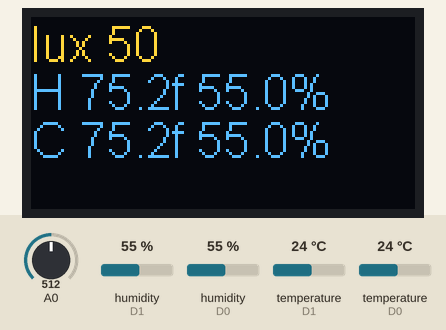
Simulated run of this sketch. Board: ESP8266 (NodeMCU). On the bench: 128×64 one-colour display. The test bench sets the inputs (shaded band); at power-on: humidity (sensors on D1, D0) 55 %, A0 = 512, temperature (sensors on D1, D0) 24 °C. The OLED is the two-colour kind (top 16 rows yellow); WiFi joins after 1.5 s; servers stay silent unless stated; what the sketch prints to the serial monitor is not drawn.

Above: at 4.7 s.
4.8 s: humidity (sensor on D1) set to 22 %
At 6.1 s:
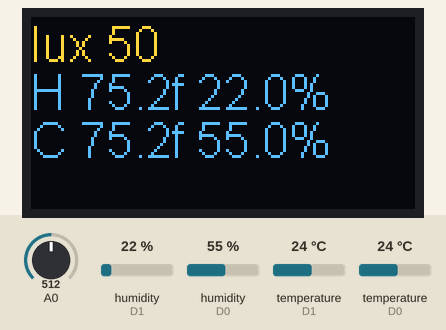
7.1 s: humidity (sensor on D0) set to 22 %
At 8.9 s:
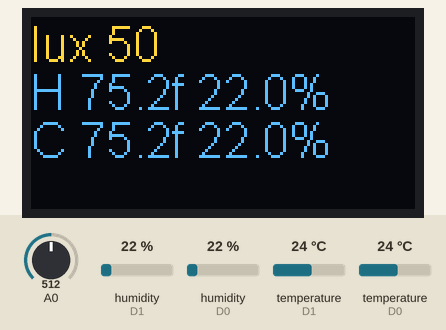
9.2 s: A0 set to 716
At 10.6 s:
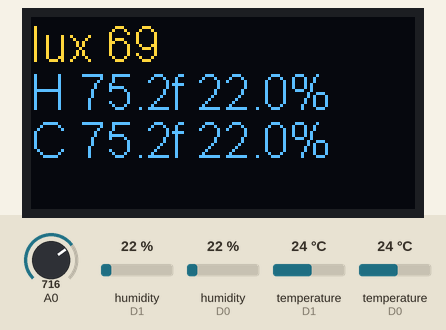
11.3 s: temperature (sensor on D1) set to 12 °C
At 12.3 s:
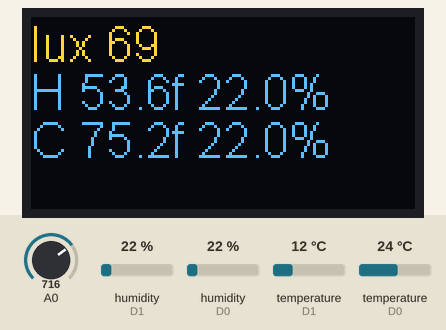
13.4 s: temperature (sensor on D0) set to 12 °C
At 15.2 s:
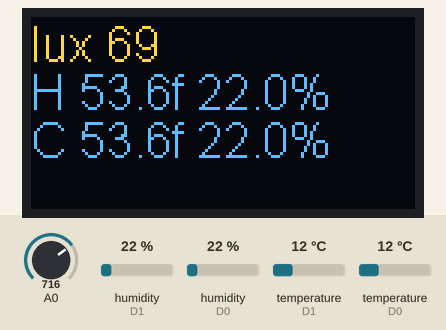
15.5 s: A0 set to 992
At 16.8 s:
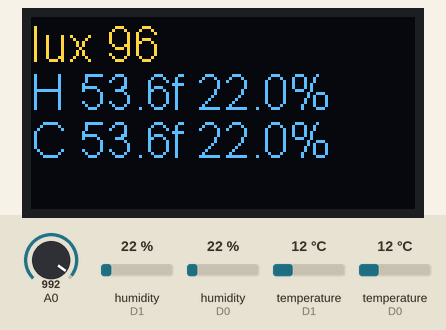
Timing chart, 0 to 18.5 s (numbered marks = the images above; inputs shaded):
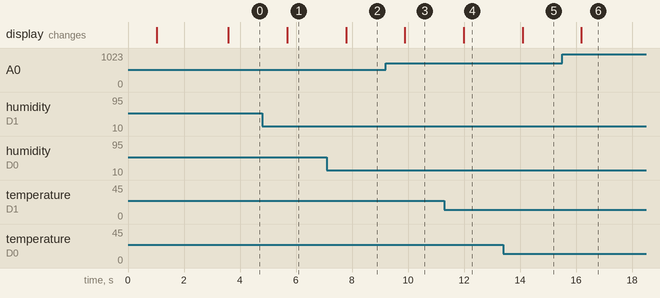

Measured:
- after the input at 4.8 s, the display: changes after 0.88 s (image 1)
- after the input at 7.1 s, the display: changes after 0.69 s (image 2)
- after the input at 9.2 s, the display: changes after 0.69 s (image 3)
- after the input at 11.3 s, the display: changes after 0.69 s (image 4)
- after the input at 13.4 s, the display: changes after 0.69 s (image 5)
- after the input at 15.5 s, the display: changes after 0.69 s (image 6)

The sketch:

gecko-tank.ino
```cpp
/*
  Gecko tank monitor.

  Monitors one dht22 and an LDR (light dependent resistor).
  Updates oled temp and humidity display every second.
  Posts sensor values to Thingspeak every 5 minutes.

  Requirements:
  - NodeMCU V2.0
  - Thingspeak channel
  - dht22 sensor and extension cable to reach from the circuit to inside the terrarium.
  - LDR (light dependent resistor) and 10K ohm resistor

- NodeMcu Pinout
    D0 <-> DHT22 cool side
    D1 <-> DHT22 hot side
    D2 <-> oled SDA
    D2 <-> oled SCA
    A0 <-> light circuit

  Light circuit
    The following all connect in one row:
    Photocell, other end to v3.3 (measurement)
    10k resistor to GND (pulldown)
    Wire to A0 (signal)
*/

// Community libraries.
#include <ESP8266WiFi.h>
#include "ThingSpeak.h"

// Application header files
#include "communications.h"
#include "dht22.h"
#include "light.h"
#include "oled.h"

// Seconds between data posts to thingSpeak, this is 5 minutes.
unsigned long THINGSPEAK_POST_FREQUENCY_SECONDS = 300;
// For tracking loops between posts.
unsigned long thingspeakCountdown;

// Global variables.
WiFiClient  client;
Dht dhtHotSide;
Dht dhtCoolSide;
LightSensor light;

/**
  Run once at the beginning of the application.

  Initialize the objects and variables, connect to serial monitor and wifi.
  */
void setup() {
  Serial.begin(115200);

  dhtCoolSide.sensorPin(D0);
  dhtHotSide.sensorPin(D1);
  light.sensorPin(A0);

  ThingSpeak.begin(client);
  oled_setup();

  drawText("Connecting to Wifi", "");
  while (!connect_wifi()) {
    Serial.println("Failed to connect to wifi, retrying in 1 second");
    delay(1000);
  }

  thingspeakCountdown = THINGSPEAK_POST_FREQUENCY_SECONDS;
}

/**
  Main program loop.

  Gather data, update displays, maybe post data, and then delay for a second.
 */
void loop() {
  /* Gather and store all sensor values */
  // Reading temperature or humidity takes about 250 milliseconds!
  // Sensor readings may also be up to 2 seconds 'old' (its a very slow sensor)
  dhtCoolSide.takeMeasurements();
  dhtHotSide.takeMeasurements();

  float CoolSide_temp_f = dhtCoolSide.tempF();
  float CoolSide_humid_f = dhtCoolSide.humidity();

  float HotSide_temp_f = dhtHotSide.tempF();
  float HotSide_humid_f = dhtHotSide.humidity();

  float rssi = get_rssi();
  int lux = light.percent();

  /* Send data to the serial monitor */
  char serial_update[100];
  sprintf(serial_update,"HotSide=%0.1ff %0.1f%% CoolSide=%0.1ff %0.1f%% lux=%d rssi=%0.1f",
    HotSide_temp_f,
    HotSide_humid_f,
    CoolSide_temp_f,
    CoolSide_humid_f,
    lux,
    rssi
  );
  Serial.println(serial_update);

  /* Send data to the oled */
  char hot_text[100];
  sprintf(hot_text, "H %0.1ff %0.1f%%", HotSide_temp_f, HotSide_humid_f);

  char cool_text[100];
  sprintf(cool_text, "C %0.1ff %0.1f%%", CoolSide_temp_f, CoolSide_humid_f);

  char title[100];
  sprintf(title, "lux %d", lux);
  drawText(title, hot_text, cool_text);

  // Send data to Thingspeak for storage when it is time.
  if (0 == thingspeakCountdown--) {
    ThingSpeak.setField(1, HotSide_temp_f);
    ThingSpeak.setField(2, HotSide_humid_f);
    ThingSpeak.setField(3, CoolSide_temp_f);
    ThingSpeak.setField(4, CoolSide_humid_f);
    ThingSpeak.setField(5, lux);
    ThingSpeak.setField(6, rssi);
    drawText("Transmitting...", "");
    thingspeakPostData();

    thingspeakCountdown = THINGSPEAK_POST_FREQUENCY_SECONDS;
  }

  delay(1000);
}
```

communications.h
```cpp
/*************************************
 *  setup wifi communications Nodemcu
 *************************************/

#include "credentials.h"

bool connect_wifi()
{
  Serial.print("Attempting to connect to SSID: ");
  Serial.println(ssid);
  WiFi.begin(ssid, pass);

  // Loops for no more than 10 * (.25 + .25) = 10 seconds.
  int loop_count = 0;
  while((WiFi.status() != WL_CONNECTED) && (loop_count++ < 20)) {
    digitalWrite(LED_BUILTIN, LOW);  // Flutter the LED on while we try to connect.
    Serial.print("*");
    delay(250);
    digitalWrite(LED_BUILTIN, HIGH);  // Flutter the LED on while we try to connect.
    delay(250);
  }
  if (loop_count >= 20) {
    Serial.println("\nFailed to connect, will try again later.");
    return false;
  }

  Serial.println("\nConnected.");
  delay(1000);
  return true;
}

/* Wrapper for an object method */
long get_rssi() {
    return WiFi.RSSI();
}

/***********************************
 *  Send data to Thingspeak.
 ***********************************/
 void thingspeakPostData(){
  Serial.println("thingspeaksenddata started");
  int result = ThingSpeak.writeFields(myChannelNumber, myWriteAPIKey);
  Serial.print("thingspeaksenddata completed, result was ");
  Serial.println(result);
}
```

credentials_example.h
```cpp
/*
 Credentials example file.

 Copy this file to credentials.h and substitute your actual values
 and then restart your Arduino IDE to load the file as an editor tab.

 The variables needed to connect to wifi and push to ThingSpeak.
 */

// Network used to post data to ThingSpeak.
char ssid[] = "YourWifiSSID";
char pass[] = "YourWifiPassword";

// Thingspeak credentials.
unsigned long myChannelNumber = 1059466;
// You can find this in your channel API Keys tab.
const char * myWriteAPIKey = "CHANNEL_WRITE_API_KEY";
```

dht22.cpp
```cpp
#include "dht22.h"


// Number of times to re-poll the dht for temperature on error.
int temperature_retries = 5;

/**
 * Takes Digitial pin index to set up connection.
 */
Dht::Dht() {}

/**
 * Initialize the DHT22 sensor attached to sensor_pin.
 */
void Dht::sensorPin(int sensor_pin) {
  this->setup(sensor_pin, DHTesp::DHT22);
}

/**
 * Store the current values for future requests.
 *
 * If non-number comes back, wait 1 second and retry, up to 5 times.
 */
void Dht::takeMeasurements(int retries_left) {
  Serial.println("Dht::takeMeasurements - Begin");

  this->moisture = this->getHumidity();
  this->temperature = this->getTemperature();

  if(!isnan(this->moisture) && !isnan(this->temperature)) {
    Serial.println("Dht::takeMeasurements - End");
    return;
  }

  if (retries_left-- > 0) {
    delay(1000);
    Serial.print("Dht::takeMeasurements - retrying, temp ");
    Serial.print(this->temperature);
    Serial.print(isnan(this->moisture));
    Serial.print(" humidity ");
    Serial.print(this->moisture);
    Serial.println(isnan(this->moisture));
    this->takeMeasurements(retries_left--);
  }
}

/**
 * Convert cenigrate to farenheit.
 */
float Dht::cToF(float temp_c) {
  Serial.print("Dht::cToF, converting temp ");
  Serial.print(temp_c);
  Serial.println("c");
  return (temp_c * 1.8) + 32;
}

float Dht::humidity() {
  return this->moisture;
}

float Dht::tempC() {
  return this->temperature;
}

float Dht::tempF() {
  Serial.println("Dht::tempF begin");
  float result = this->cToF(this->temperature);
  Serial.print("Dht::tempF, returning");
  Serial.println(result);
  return result;
}
```

dht22.h
```cpp
// From https://desire.giesecke.tk/index.php/2018/01/30/esp32-dht11.
#include "DHTesp.h"

#ifdef ESP32
#pragma message(THIS EXAMPLE IS FOR ESP8266 ONLY!)
#error Select ESP8266 board.
#endif

class Dht: public DHTesp {
 protected:
   float moisture, temperature;

 public:
   Dht();
   void sensorPin(int sensor_pin);
   void takeMeasurements(int retries_left = 5);
   float cToF(float temp_c);
   float tempC();
   float tempF();
   float heatIndexC();
   float heatIndexF();
   float humidity();
   float dewpoint();
};
```

light.cpp
```cpp
#include "light.h"

LightSensor::LightSensor() {}

void LightSensor::sensorPin(int pin) {
  _pin = pin;
}

// Light value expressed in the range of 0 to 100.
int LightSensor::percent() {
  // Convert the analog reading (which goes from 0 - 1023) to a voltage (0 - 5V).
  return analogRead(_pin) * ((float)100 / 1023.0);
}
```

light.h
```cpp
// From https://www.instructables.com/id/ESP8266-Light-Sensor/

#ifndef LightSensor_h
#define LightSensor_h

// Provides analogRead().
#include "Arduino.h"

class LightSensor {
  public:
    LightSensor();
    void sensorPin(int pin);
    int percent();
  private:
    int _pin;
};

#endif
```

oled.h
```cpp
#include "SSD1306Wire.h" // legacy include: `#include "SSD1306.h"`


SSD1306Wire  display(0x3c, D3, D2);  //D2=SDK  D1=SCK  As per labeling on NodeMCU

void oled_setup() {
  delay(1000);
  Serial.println("");

  Serial.println("Initializing OLED Display");
  display.init();

  display.setFont(ArialMT_Plain_16);
  Serial.println("Done initializing OLED Display");

}

void drawFontFaceDemo() {
  // clear the display
  display.clear();
    // Font Demo1
    // create more fonts at http://oleddisplay.squix.ch/
    display.setTextAlignment(TEXT_ALIGN_LEFT);
    display.setFont(ArialMT_Plain_10);
    display.drawString(0, 0, "Hello world");
    display.setFont(ArialMT_Plain_16);
    display.drawString(0, 10, "Hello world");
    display.setFont(ArialMT_Plain_16);
    display.drawString(0, 26, "Hello world");
  // write the buffer to the display
  display.display();
}

void drawText(const char * title, const char * text, const char * text2 = "") {
  display.clear();
  display.setTextAlignment(TEXT_ALIGN_LEFT);
  display.setFont(ArialMT_Plain_16);
  display.drawString(0, 0, title);
  display.setFont(ArialMT_Plain_16);
  display.drawString(0, 16, text);
  display.setFont(ArialMT_Plain_16);
  display.drawString(0, 32, text2);
  display.display();
}
```
